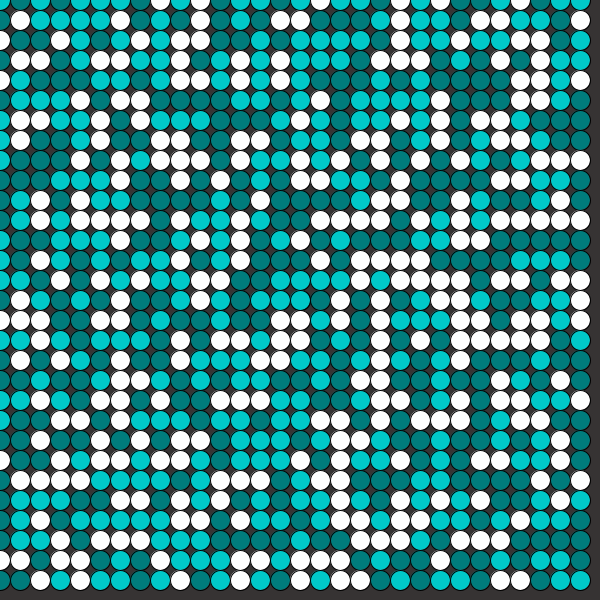
Frame 1 (no input)
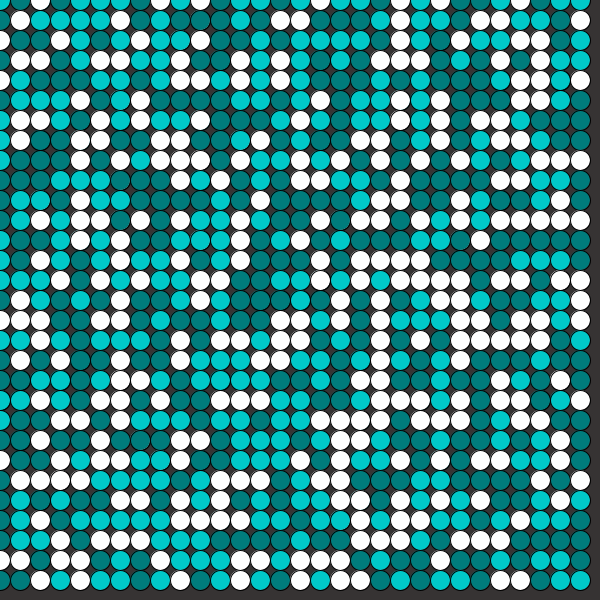
Frame 60 (the mouse pressed at the canvas centre just before this capture)
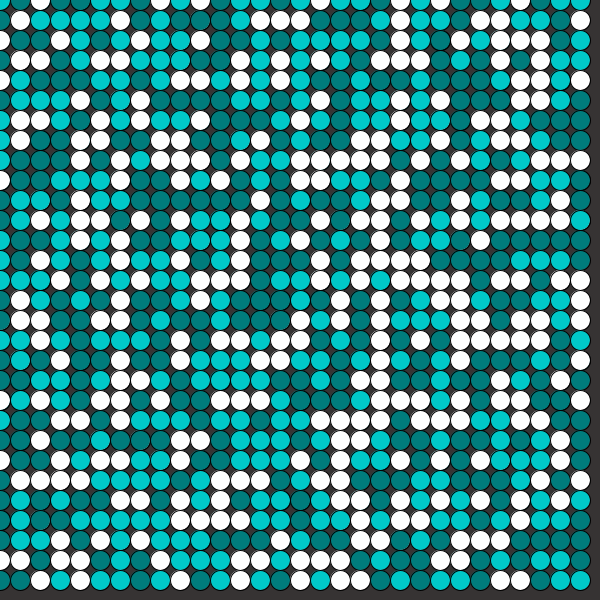
Frame 120 (the mouse held since frame 60 and released just before this capture)

The Processing sketch that drew these frames (run headless with seeded random() and noise(); from frame 60 on, the mouse is pressed at the canvas centre):

// Processing sketch: processing_90392
// ── processing_90392.pde

color[] cool = {#363333, #007C7C, #00C8C8, #FFFFFF, #FFD300};
color [] palette = cool;

int s = 20;

void setup() {
    size(600, 600);
    background(palette[0]);
    smooth();
    
    for(int x = 0; x < width; x += s) {
        for(int y = 0; y < height; y += s) {
        fill(palette[int(random(1,4))]);
        ellipse(x, y, s, s);
        }
    } 
}

void draw() {
    fill(palette[int(random(1,4))]);
    int x = int(random(width/s))*s;
    int y = int(random(height/s))*s;
    ellipse(x, y, s, s);
}
